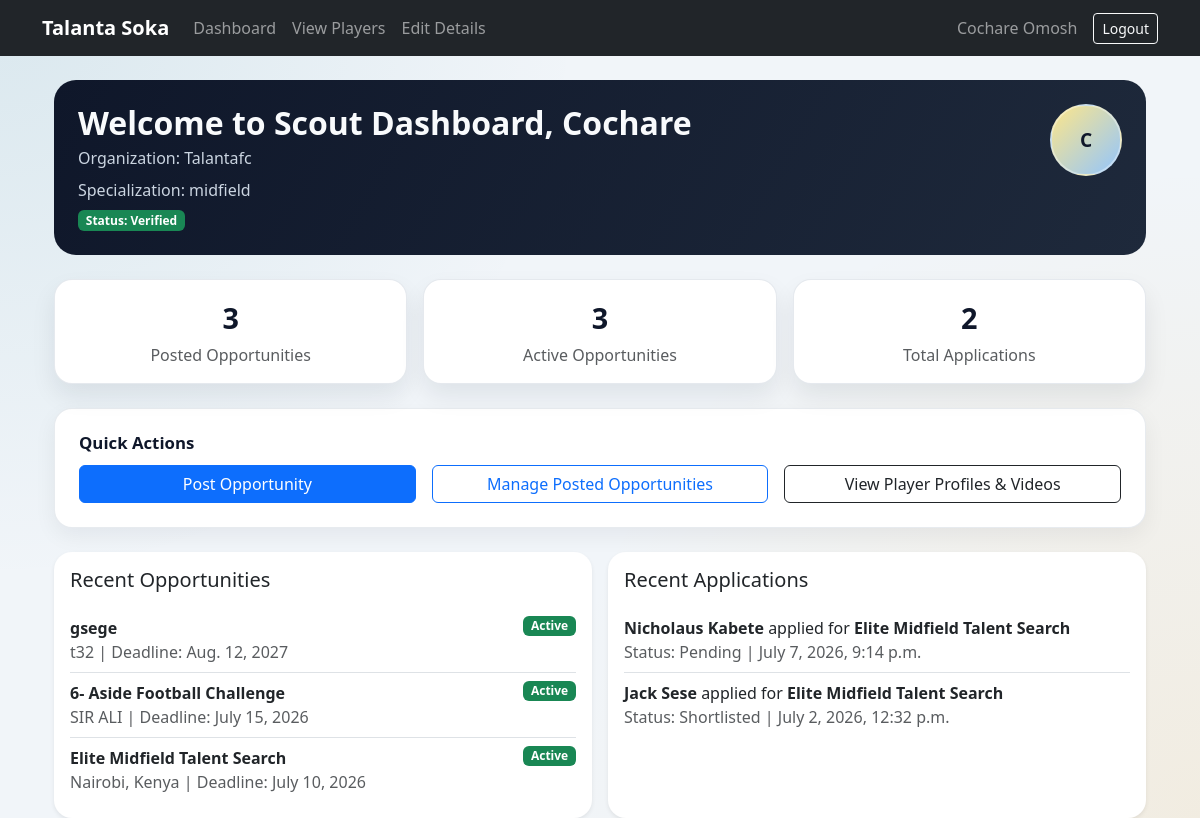
The page /scout/dashboard/ (signed in) on the database as committed earlier.
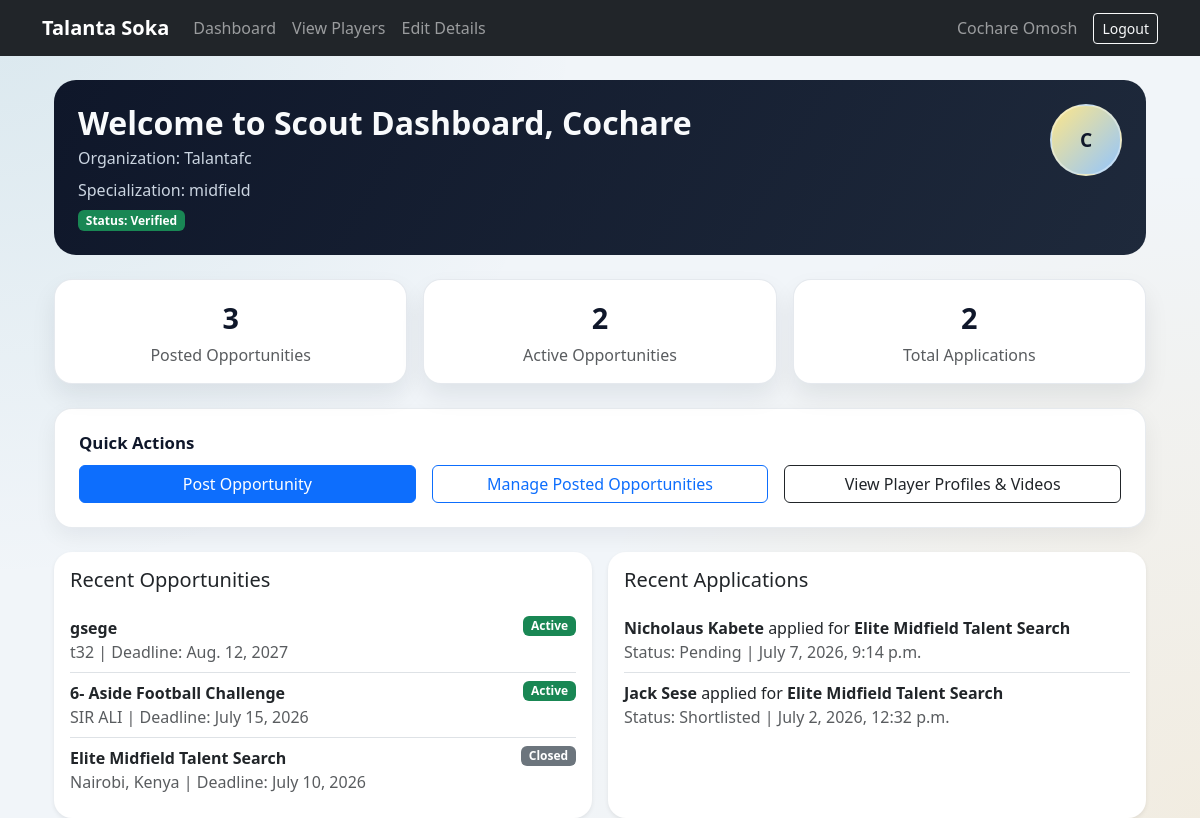
The same page on the database as committed later.
### opportunities/models.py (models this page shows, shortened)
class Opportunity(models.Model):
	scout = models.ForeignKey(
		settings.AUTH_USER_MODEL,
		on_delete=models.CASCADE,
		related_name='posted_opportunities',
	)
	title = models.CharField(max_length=150)
	organization = models.CharField(max_length=150)
	description = models.TextField()
	poster_image = models.ImageField(upload_to='opportunity_posters/', blank=True, null=True)
	location = models.CharField(max_length=120)
	deadline = models.DateField()
	max_applications = models.PositiveIntegerField(blank=True, null=True)
	is_active = models.BooleanField(default=True)
	created_at = models.DateTimeField(auto_now_add=True)
	updated_at = models.DateTimeField(auto_now=True)
	class Meta:
		ordering = ['-created_at']

### scouts/views.py (the view)
# urls.py: path('dashboard/',views.dashboard,name='player_dashboard'),
@login_required
def dashboard(request):
    if request.user.role != 'scout':
        messages.error(request, 'Only scouts can access the scout dashboard.')
        return redirect('player_dashboard')
    scout_profile = request.user.scout_profile
    first_name = (request.user.full_name or 'Scout').split()[0]
    posted_opportunities = Opportunity.objects.filter(scout=request.user)
    active_opportunities = posted_opportunities.filter(is_active=True)
    total_applications = Application.objects.filter(opportunity__scout=request.user).count()
    recent_opportunities = posted_opportunities[:5]
    recent_applications = (
        Application.objects.select_related('opportunity', 'player')
        .filter(opportunity__scout=request.user)[:5]
    )
    return render(
        request,
        'scouts/scoutdashboard.html',
        {
            'scout_profile': scout_profile,
            'first_name': first_name,
            'posted_count': posted_opportunities.count(),
            'active_count': active_opportunities.count(),
            'applications_count': total_applications,
            'recent_opportunities': recent_opportunities,
            'recent_applications': recent_applications,
        }
    )

### templates/scouts/scoutdashboard.html (shortened to what the changed rows need)
{% extends 'base.html' %}
{% block content %}
<div class="container mt-4">
    <div class="dashboard-hero mb-4">
        <div class="d-flex justify-content-between align-items-start gap-3">
            <div>
                <h2 class="fw-bold mb-1">Welcome to Scout Dashboard, {{ first_name }}</h2>
            </div>
        </div>
    </div>
    <div class="row g-3 mb-4">
        <div class="col-md-4">
            <div class="card stat-card h-100 text-center">
                <div class="card-body">
                    <div class="stat-value">{{ active_count }}</div>
                    <p class="text-muted mb-0">Active Opportunities</p>
                </div>
            </div>
        </div>
    </div>
    <div class="row g-3">
        <div class="col-lg-6">
            <div class="card shadow-sm border-0 h-100">
                <div class="card-body">
                    {% if recent_opportunities %}
                        <ul class="list-group list-group-flush">
                            {% for opportunity in recent_opportunities %}
                                <li class="list-group-item px-0 d-flex justify-content-between align-items-start">
                                    <div>
                                        <strong>{{ opportunity.title }}</strong>
                                        <div class="text-muted">{{ opportunity.location }} | Deadline: {{ opportunity.deadline }}</div>
                                    </div>
                                    {% if opportunity.is_active %}
                                        <span class="badge bg-success">Active</span>
                                    {% else %}
                                        <span class="badge bg-secondary">Closed</span>
                                    {% endif %}
                                </li>
                            {% endfor %}
                        </ul>
                    {% else %}
                        <p class="text-muted mb-0">No opportunities posted yet.</p>
                    {% endif %}
                </div>
            </div>
        </div>
    </div>
</div>
{% endblock %}

Rows that differ between the two databases and show on the page:
changed Opportunity "Elite Midfield Talent Search": is_active "Active" → "Closed"
Other text that changed with them:
{{ active_count }}: "3" → "2"
